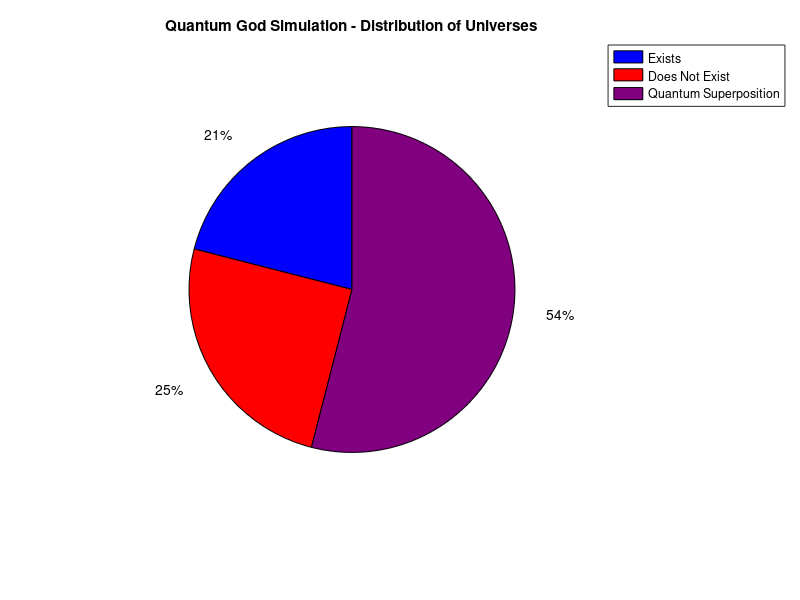

Reproduce this figure in MATLAB.
clc; clear; close all;

% Number of universes in the multiverse
num_universes = 100;

% Probability of God's existence in a given universe
P_G = 0.9;  

% Generate random probability values (0 to 1 for superposition)
universe_existence = rand(1, num_universes);

% Define quantum threshold for state collapse
threshold = 0.8;  

% Assign states:
num_exists = sum(universe_existence >= threshold);  % God Exists
num_not_exists = sum(universe_existence < (1 - threshold)); % God Does NOT Exist
num_quantum = num_universes - (num_exists + num_not_exists); % Quantum Superposition

% Pie Chart Data
labels = {'Exists', 'Does Not Exist', 'Quantum Superposition'};
values = [num_exists, num_not_exists, num_quantum];
colors = [0 0 1; 1 0 0; 0.5 0 0.5]; % Blue, Red, Purple

% Plot Pie Chart
figure;
pie(values);
colormap(colors);
legend(labels, 'Location', 'bestoutside');
title(['Quantum God Simulation - Distribution of Universes']);

% Print Results
fprintf('🔹 God exists in %d universes.\n', num_exists);
fprintf('🔹 Quantum superposition exists in %d universes.\n', num_quantum);
fprintf('🔹 God does not exist in %d universes.\n', num_not_exists);